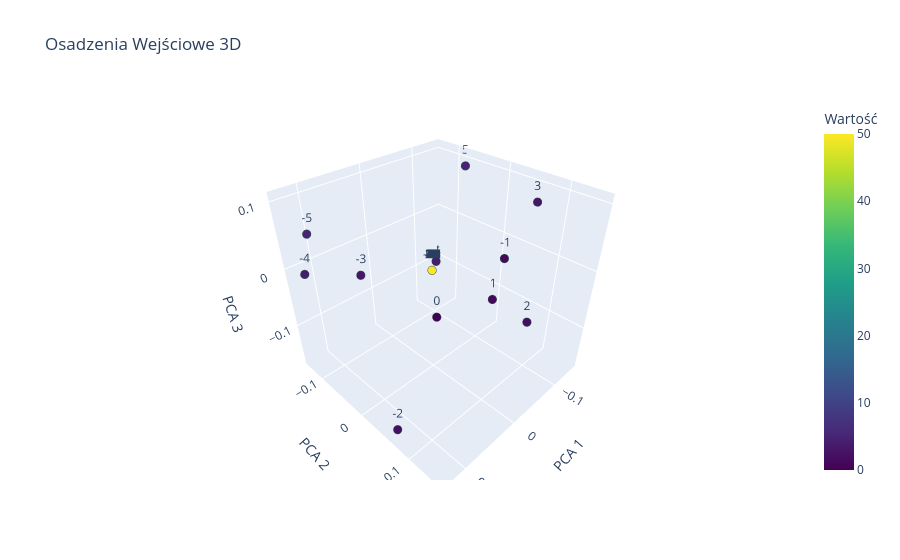

This figure's notebook cell:
### Code cell
import torch
import pandas as pd
import plotly.express as px
from sklearn.decomposition import PCA

def plot_embeddings_3d(model, title="Osadzenia Wejściowe 3D"):
    # 1. Wyciągamy wagi embeddingów (zakładam nazwę warstwy embedding w modelu)
    # Jeśli Twoja warstwa nazywa się inaczej, np. model.tok_emb.weight, popraw to poniżej:
    embeddings = model.tokens_embed.weight.detach().cpu().numpy()
    
    # 2. Liczymy PCA dla 3 komponentów
    pca = PCA(n_components=3)
    embeddings_3d = pca.fit_transform(embeddings)
    
    # Tworzymy listę etykiet (indeksów liczb, np. od -50 do 50, w zależności od Twojego słownika)
    # Zakładam, że indeksy odpowiadają kolejnym tokenom w embeddingu
    num_tokens = embeddings.shape[0]
    labels = [str(i - num_tokens//2) for i in range(num_tokens)] # Przykładowe centrowanie wokół zera
    
    # Wartości do pokolorowania punktów (np. moduł liczby, żeby zobaczyć gradient)
    values = [abs(i - num_tokens//2) for i in range(num_tokens)]
    
    # 3. Pakujemy dane do DataFrame dla Plotly
    df = pd.DataFrame({
        'PCA 1': embeddings_3d[:, 0],
        'PCA 2': embeddings_3d[:, 1],
        'PCA 3': embeddings_3d[:, 2],
        'Token': labels,
        'Wartość': values
    })
    
    # 4. Generujemy interaktywny wykres 3D
    fig = px.scatter_3d(
        df, 
        x='PCA 1', 
        y='PCA 2', 
        z='PCA 3',
        text='Token',
        color='Wartość',
        color_continuous_scale='Viridis',
        title=title
    )
    
    # Dostosowanie wyglądu punktów i tekstu
    fig.update_traces(
        marker=dict(size=5, line=dict(width=1, color='DarkSlateGrey')),
        textposition='top center'
    )
    
    fig.show()

# Wywołanie (podstaw swój wytrenowany model):
plot_embeddings_3d(model)
